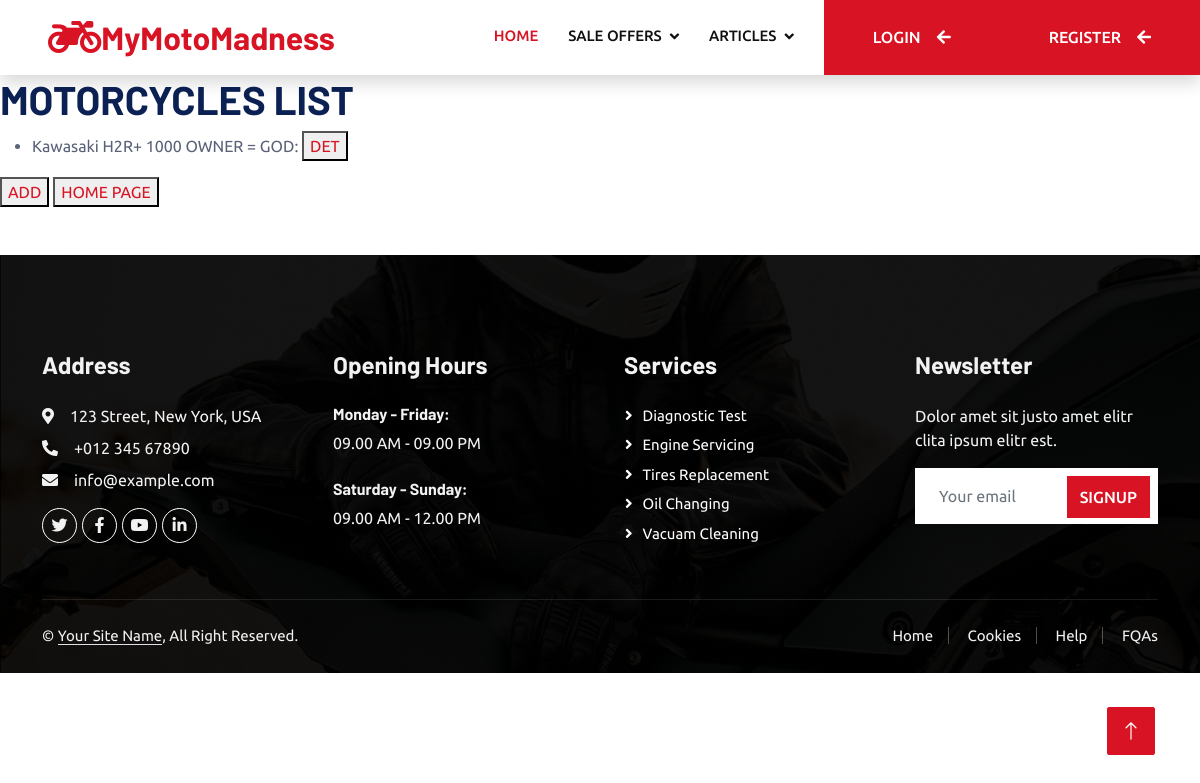
/sales/motorcycles/, run on an earlier commit of the app's database.
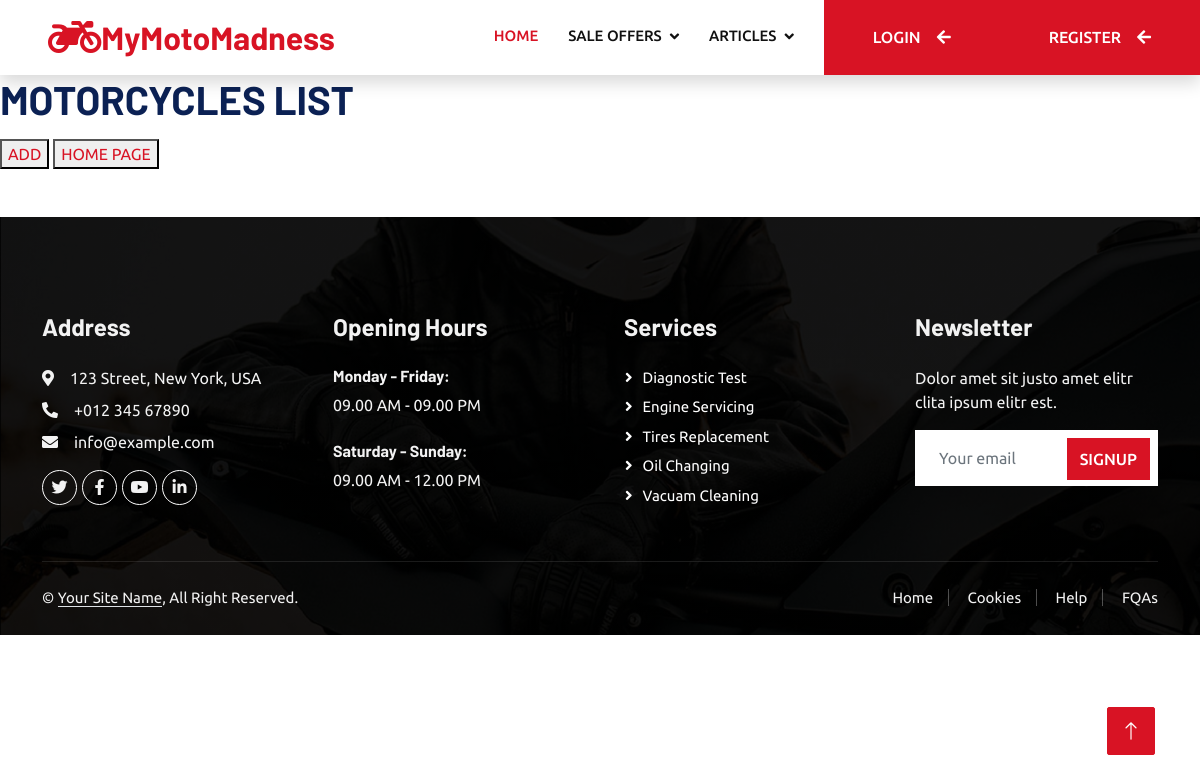
And on a later commit of the database.
### MyMotoMadness/saleads/models.py (models this page shows)
class Motorcycles(models.Model):
    bike_type = models.CharField(
        max_length=30,
        choices=BikeTypeChoices.choices(),
    )
    brand = models.CharField(
        max_length=30,
    )
    model = models.CharField(
        max_length=30,
    )
    engine_volume = models.PositiveIntegerField(
    )
    horse_power = models.IntegerField(
    )
    manufacture_year = models.PositiveIntegerField(
    )
    description = models.TextField(
        max_length=500,
        null=True,
        blank=True,
    )
    owner = models.ForeignKey(
        UserModel,
        on_delete=models.CASCADE,
        blank=True,
        null=True,
    )
    price = models.FloatField(
    )
    approved = models.BooleanField(
        default=False,
    )
    def __str__(self):
        return f"{self.brand} {self.model} {self.engine_volume}"

### MyMotoMadness/accounts/models.py (models this page shows, shortened)
class MotoUserModel(auth_models.AbstractUser):
    first_name = models.CharField(
        max_length=30,
        validators=(
            check_name_symbols_for_non_alphabetical,
        ),
    )
    last_name = models.CharField(
        max_length=30,
        validators=(
            check_name_symbols_for_non_alphabetical,
        ),
    )
    email = models.EmailField(
        unique=True,
    )
    profile_picture = models.ImageField(
        upload_to='photos/profile_pictures',
        blank=True,
        null=True,
    )
    phone_number = models.CharField(
        max_length=15,
    )
    def __str__(self):
        return f"{self.username}: {self.first_name} {self.last_name}"

### MyMotoMadness/saleads/views.py (the view)
# urls.py: path('', MotorcyclesListViews.as_view(), name='list motorcycle view'),
class MotorcyclesListViews(views.ListView):
    template_name = 'sales/motorcycles/list_motorcycles.html'
    model = Motorcycles

### templates/sales/motorcycles/list_motorcycles.html (shortened to what this page needs)
{% extends 'base/base.html' %}
{% load static %}
{% block page_content %}
    <h1>MOTORCYCLES LIST</h1>
    <ul>
        {% for motorcycle_object in object_list %}
            <li>
                {{ motorcycle_object }} OWNER = {{ motorcycle_object.owner }}
                <button><a href="{% url 'detail motorcycle view' pk=motorcycle_object.pk %}">DET</a></button>
            </li>
        {% endfor %}
    </ul>
    <button>
        <a href="{% url 'add motorcycle view' %}"> ADD</a>
    </button>
    <button>
        <a href="{% url 'home-page' %}">HOME PAGE</a>
    </button>
{% endblock %}

What changed in the data, as far as the page shows it:
removed Motorcycles: brand+model+engine_volume "Kawasaki H2R+ 1000", owner "GOD:"
